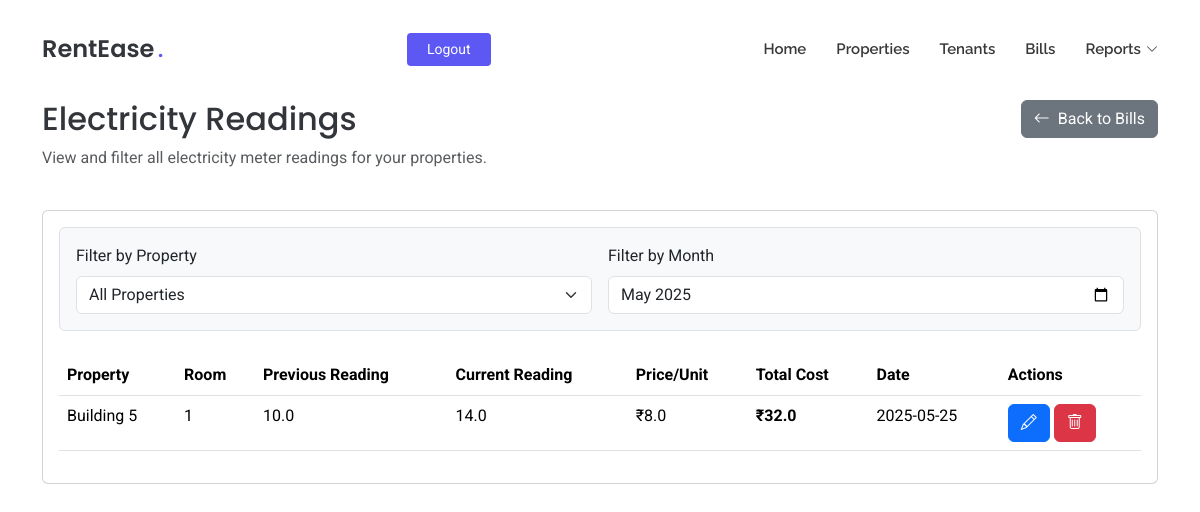
/electricity-readings (signed in), run on an earlier commit of the app's database.
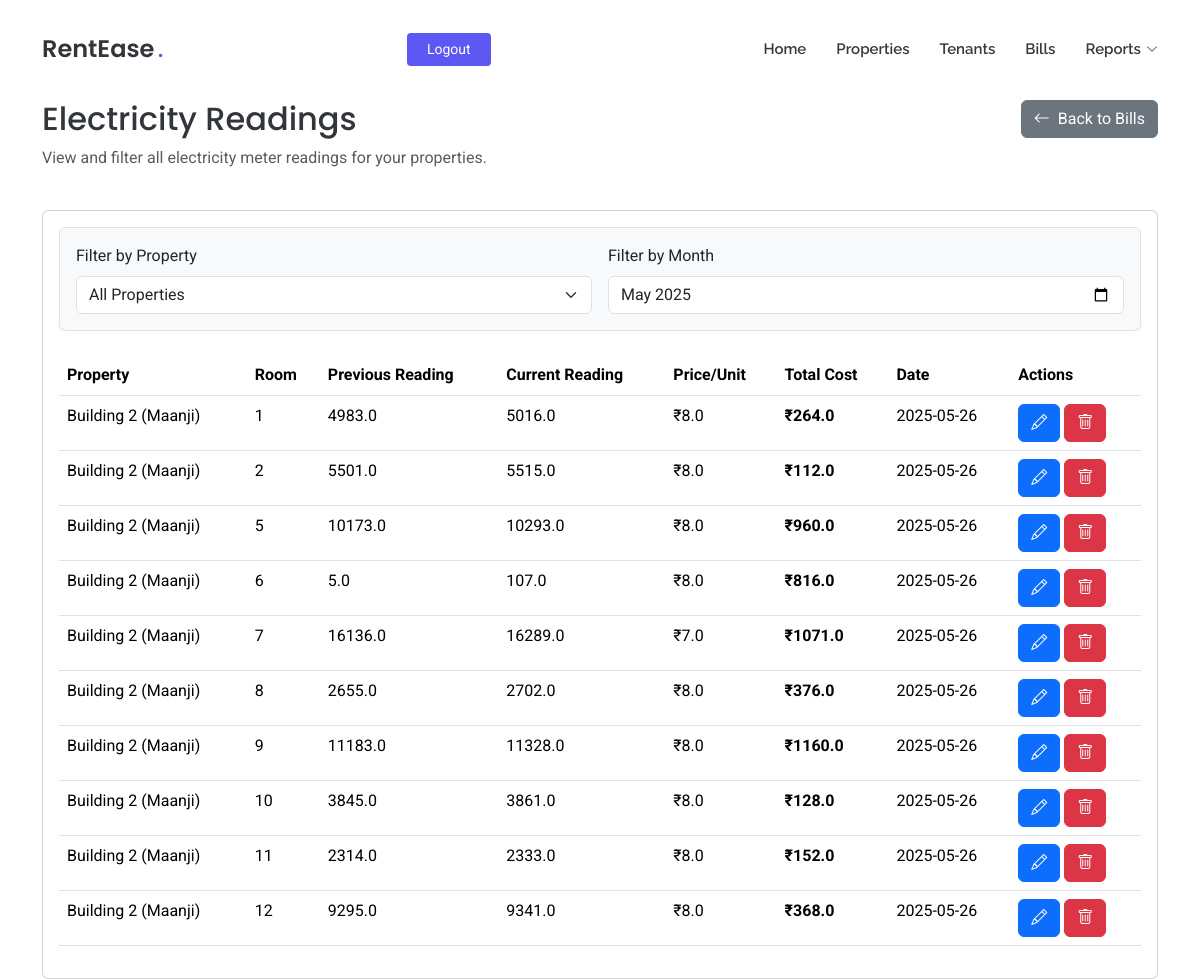
And on a later commit of the database.
### tables this page shows
CREATE TABLE electricity_readings (
        id INTEGER PRIMARY KEY AUTOINCREMENT,
        property_id INTEGER NOT NULL,
        room_id INTEGER NOT NULL,
        previous_reading REAL NOT NULL,
        current_reading REAL NOT NULL,
        price_per_unit REAL NOT NULL,
        total_cost REAL NOT NULL,
        reading_date DATE DEFAULT (DATE('now')),
        FOREIGN KEY (property_id) REFERENCES properties(id),
        FOREIGN KEY (room_id) REFERENCES rooms(id)
    );

CREATE TABLE properties
                 (id INTEGER PRIMARY KEY AUTOINCREMENT,
                  name TEXT NOT NULL,
                  address TEXT NOT NULL,
                  user_id INTEGER NOT NULL,
                  FOREIGN KEY (user_id) REFERENCES users (id));

CREATE TABLE rooms
                 (id INTEGER PRIMARY KEY AUTOINCREMENT,
                  property_id INTEGER NOT NULL,
                  room_config_id INTEGER NOT NULL,
                  room_number INTEGER NOT NULL, media_url TEXT, is_available BOOLEAN DEFAULT TRUE,
                  FOREIGN KEY (property_id) REFERENCES properties (id),
                  FOREIGN KEY (room_config_id) REFERENCES room_configurations (id));

### app/routes.py (the view)
@app.route('/electricity-readings')
def electricity_readings():
    if 'user_id' not in session:
        flash('Please login to access this page', 'warning')
        return redirect(url_for('login'))
    conn = get_db()
    c = conn.cursor()
    readings = c.execute('''
        SELECT er.id, p.name as property_name, r.room_number, er.previous_reading, er.current_reading, er.price_per_unit, er.total_cost, er.reading_date
        FROM electricity_readings er
        JOIN properties p ON er.property_id = p.id
        JOIN rooms r ON er.room_id = r.id
        WHERE p.user_id = ?
        ORDER BY er.reading_date DESC
    ''', (session['user_id'],)).fetchall()
    months = sorted(list(set([reading['reading_date'][:7] for reading in readings])), reverse=True)
    conn.close()
    return render_template('electricity_readings.html', readings=readings, months=months)

### app/routes.py (called while the page is built)
def get_db():
    conn = sqlite3.connect('rentease.db')
    conn.row_factory = sqlite3.Row
    return conn

### app/templates/electricity_readings.html (shortened to what this page needs)
<!DOCTYPE html>
<html lang="en">
<head>
  <link href="{{ url_for('static', filename='assets/vendor/bootstrap/css/bootstrap.min.css') }}" rel="stylesheet">
  <link href="{{ url_for('static', filename='assets/vendor/bootstrap-icons/bootstrap-icons.css') }}" rel="stylesheet">
  <link href="{{ url_for('static', filename='assets/vendor/aos/aos.css') }}" rel="stylesheet">
  <link href="{{ url_for('static', filename='assets/css/main.css') }}" rel="stylesheet">
</head>
<body class="index-page">
  <header id="header" class="header d-flex align-items-center fixed-top">
    <div class="container position-relative d-flex align-items-center justify-content-between">
      <a href="{{ url_for('index') }}" class="logo d-flex align-items-center me-auto me-xl-0">
        <h1 class="sitename">RentEase</h1><span>.</span>
      </a>
      <nav id="navmenu" class="navmenu">
        <ul>
          <li><a href="{{ url_for('index') }}#hero">Home</a></li>
          <li><a href="{{ url_for('index') }}#properties">Properties</a></li>
          <li><a href="{{ url_for('list_tenants') }}">Tenants</a></li>
          <li><a href="{{ url_for('index') }}#bills">Bills</a></li>
          <li class="dropdown">
            <a href="#"><span>Reports</span> <i class="bi bi-chevron-down toggle-dropdown"></i></a>
          </li>
        </ul>
      </nav>
      {% if session.get('user_id') %}
        <a class="btn-getstarted" href="{{ url_for('logout') }}">Logout</a>
      {% else %}
        <a class="btn-getstarted me-1" href="{{ url_for('login') }}">Login</a>
        <a class="btn-getstarted" href="{{ url_for('register') }}">Register</a>
      {% endif %}
    </div>
  </header>
  <main class="main" style="margin-top: 100px;">
    <div class="container mt-5">
      <div class="row mb-4">
        <div class="col-md-8">
          <h2>Electricity Readings</h2>
          <p class="text-muted">View and filter all electricity meter readings for your properties.</p>
        </div>
        <div class="col-md-4 text-md-end">
          <a href="{{ url_for('index') }}#bills" class="btn btn-secondary"><i class="bi bi-arrow-left me-2"></i>Back to Bills</a>
        </div>
      </div>
      <div class="card">
        <div class="card-body">
          <div class="mb-4 p-3 bg-light rounded border">
            <div class="row g-3">
              <div class="col-md-6">
                <label for="propertyFilter" class="form-label">Filter by Property</label>
                <select id="propertyFilter" class="form-select">
                  <option value="">All Properties</option>
                </select>
              </div>
              <div class="col-md-6">
                <label for="monthFilter" class="form-label">Filter by Month</label>
                <input type="month" id="monthFilter" class="form-control">
              </div>
            </div>
          </div>
          <div class="table-responsive">
            <table class="table table-hover" id="readingsTable">
              <thead>
                <tr>
                  <th>Property</th>
                  <th>Room</th>
                  <th>Previous Reading</th>
                  <th>Current Reading</th>
                  <th>Price/Unit</th>
                  <th>Total Cost</th>
                  <th>Date</th>
                  <th>Actions</th>
                </tr>
              </thead>
              <tbody>
                {% for reading in readings %}
                <tr data-property="{{ reading['property_name'] }}">
                  <td>{{ reading['property_name'] }}</td>
                  <td>{{ reading['room_number'] }}</td>
                  <td>{{ reading['previous_reading'] }}</td>
                  <td>{{ reading['current_reading'] }}</td>
                  <td>₹{{ reading['price_per_unit'] }}</td>
                  <td class="fw-bold">₹{{ reading['total_cost'] }}</td>
                  <td>{{ reading['reading_date'] }}</td>
                  <td>
                    <button type="button" class="btn btn-primary" data-bs-toggle="modal" data-bs-target="#editReadingModal{{ reading['id'] }}">
                      <i class="bi bi-pencil"></i>
                    </button>
                    <button type="button" class="btn btn-danger" data-bs-toggle="modal" data-bs-target="#deleteReadingModal{{ reading['id'] }}">
                      <i class="bi bi-trash"></i>
                    </button>
                  </td>
                </tr>
                {% else %}
                <tr><td colspan="8" class="text-center text-muted">No readings found.</td></tr>
                {% endfor %}
              </tbody>
            </table>
          </div>
        </div>
      </div>
    </div>
  </main>
</body>
</html>

### app/static/assets/css/main.css (style rules this page uses)
:root { --default-font: "Roboto", system-ui, -apple-system, "Segoe UI", Roboto, "Helvetica Neue", Arial, "Noto Sans", "Liberation Sans", sans-serif, "Apple Color Emoji", "Segoe UI Emoji", "Segoe UI Symbol", "Noto Color Emoji"; --heading-font: "Poppins", sans-serif; --nav-font: "Raleway", sans-serif; }
:root { --background-color: #ffffff; --default-color: #212529; --heading-color: #32353a; --accent-color: #5d57f4; --surface-color: #ffffff; --contrast-color: #ffffff; }
:root { --nav-color: #3a3939; --nav-hover-color: #5d57f4; --nav-mobile-background-color: #ffffff; --nav-dropdown-background-color: #ffffff; --nav-dropdown-color: #3a3939; --nav-dropdown-hover-color: #5d57f4; }
:root { scroll-behavior: smooth; }
body { color: var(--default-color); background-color: var(--background-color); font-family: var(--default-font); }
a { color: var(--accent-color); text-decoration: none; transition: 0.3s; }
h1, h2, h3, h4, h5, h6 { color: var(--heading-color); font-family: var(--heading-font); }
.header { --background-color: rgba(255, 255, 255, 0); color: var(--default-color); background-color: var(--background-color); padding: 20px 0; transition: all 0.5s; z-index: 997; }
.header .logo { line-height: 1; }
.header .logo h1 { font-size: 24px; margin: 0; font-weight: 600; color: var(--heading-color); }
.header .logo span { color: var(--accent-color); font-size: 24px; font-weight: 600; padding-left: 3px; }
.header .btn-getstarted, .header .btn-getstarted:focus { color: var(--contrast-color); background: var(--accent-color); font-size: 14px; padding: 8px 26px; margin: 0; border-radius: 4px; transition: 0.3s; }
@media (max-width: 1200px) { .header .logo { order: 1; } }
@media (max-width: 1200px) { .header .btn-getstarted { order: 2; margin: 0 15px 0 0; padding: 6px 20px; } }
@media (max-width: 1200px) { .header .navmenu { order: 3; } }
@media (min-width: 1200px) { .navmenu { padding: 0; } }
@media (min-width: 1200px) { .navmenu ul { margin: 0; padding: 0; display: flex; list-style: none; align-items: center; } }
@media (min-width: 1200px) { .navmenu li { position: relative; } }
@media (min-width: 1200px) { .navmenu a, .navmenu a:focus { color: var(--nav-color); padding: 18px 15px; font-size: 15px; font-family: var(--nav-font); font-weight: 600; display: flex; align-items: center; justify-content: space-between; white-space: nowrap; transition: 0.3s; } }
@media (min-width: 1200px) { .navmenu a i, .navmenu a:focus i { font-size: 12px; line-height: 0; margin-left: 5px; transition: 0.3s; } }
@media (min-width: 1200px) { .navmenu li:last-child a { padding-right: 0; } }

What changed in the data, as far as the page shows it:
no longer on this page (row unchanged): electricity_readings: property_name "Building 5", room_number "1", previous_reading "10.0", current_reading "14.0", price_per_unit "8.0", total_cost "32.0", reading_date "2025-05-25"
added electricity_readings: property_name "Building 2 (Maanji)", room_number "1", previous_reading "4983.0", current_reading "5016.0", price_per_unit "8.0", total_cost "264.0", reading_date "2025-05-26"
added electricity_readings: property_name "Building 2 (Maanji)", room_number "2", previous_reading "5501.0", current_reading "5515.0", price_per_unit "8.0", total_cost "112.0", reading_date "2025-05-26"
added electricity_readings: property_name "Building 2 (Maanji)", room_number "5", previous_reading "10173.0", current_reading "10293.0", price_per_unit "8.0", total_cost "960.0", reading_date "2025-05-26"
added electricity_readings: property_name "Building 2 (Maanji)", room_number "6", previous_reading "5.0", current_reading "107.0", price_per_unit "8.0", total_cost "816.0", reading_date "2025-05-26"
added electricity_readings: property_name "Building 2 (Maanji)", room_number "7", previous_reading "16136.0", current_reading "16289.0", price_per_unit "7.0", total_cost "1071.0", reading_date "2025-05-26"
added electricity_readings: property_name "Building 2 (Maanji)", room_number "8", previous_reading "2655.0", current_reading "2702.0", price_per_unit "8.0", total_cost "376.0", reading_date "2025-05-26"
added electricity_readings: property_name "Building 2 (Maanji)", room_number "9", previous_reading "11183.0", current_reading "11328.0", price_per_unit "8.0", total_cost "1160.0", reading_date "2025-05-26"
added electricity_readings: property_name "Building 2 (Maanji)", room_number "10", previous_reading "3845.0", current_reading "3861.0", price_per_unit "8.0", total_cost "128.0", reading_date "2025-05-26"
added electricity_readings: property_name "Building 2 (Maanji)", room_number "11", previous_reading "2314.0", current_reading "2333.0", price_per_unit "8.0", total_cost "152.0", reading_date "2025-05-26"
added electricity_readings: property_name "Building 2 (Maanji)", room_number "12", previous_reading "9295.0", current_reading "9341.0", price_per_unit "8.0", total_cost "368.0", reading_date "2025-05-26"
